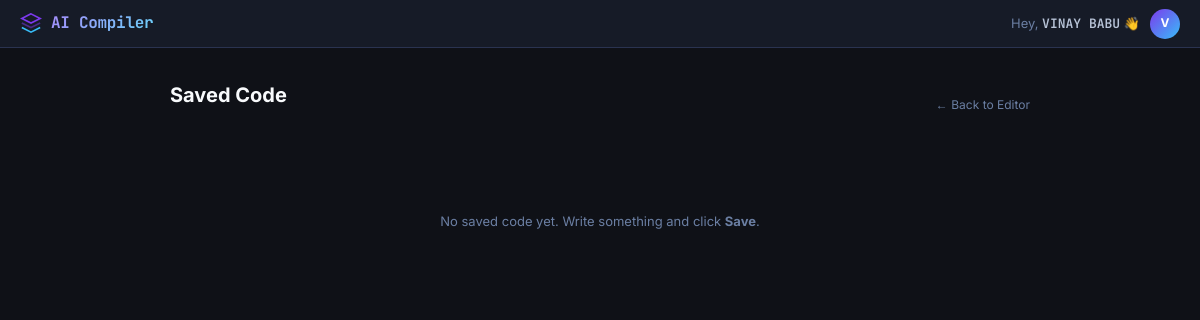
The app's page /history (signed in), older data.
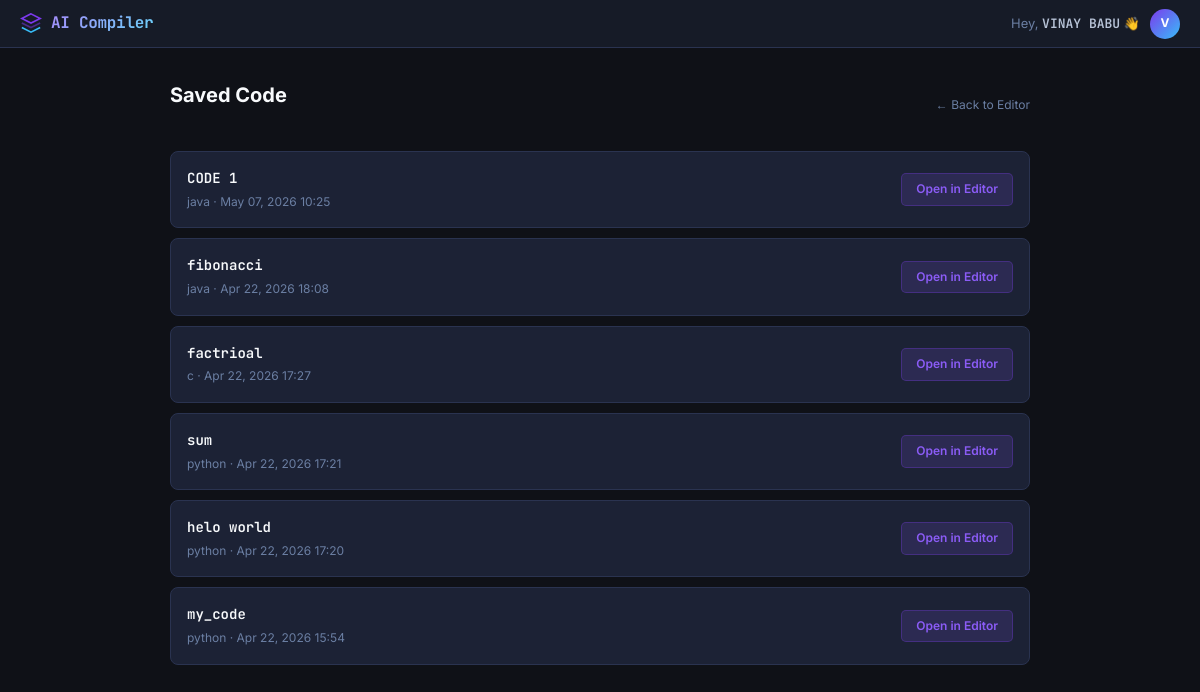
The same page, newer data.
### app/models.py (models this page shows)
class User(db.Model, UserMixin):
    id = db.Column(db.Integer, primary_key=True)
    username = db.Column(db.String(150), unique=True, nullable=False)
    password = db.Column(db.String(150), nullable=False)
    saved_codes = db.relationship('CodeHistory', backref='author', lazy=True)

class CodeHistory(db.Model):
    id = db.Column(db.Integer, primary_key=True)
    filename = db.Column(db.String(100), nullable=False)
    content = db.Column(db.Text, nullable=False)
    language = db.Column(db.String(20), nullable=False)
    timestamp = db.Column(db.DateTime, default=datetime.utcnow)
    user_id = db.Column(db.Integer, db.ForeignKey('user.id'), nullable=False)

### app/compiler.py (the view)
@compiler.route('/history')
@login_required
def history():
    user_codes = CodeHistory.query.filter_by(user_id=current_user.id).order_by(CodeHistory.timestamp.desc()).all()
    return render_template('history.html', codes=user_codes)

### app/templates/history.html
{% extends "base.html" %}
{% block content %}
<div class="history-shell">
<div class="history-container">
    <div style="display:flex;align-items:center;justify-content:space-between;margin-bottom:20px;">
        <div class="history-title">Saved Code</div>
        <a href="{{ url_for('compiler.index') }}" style="font-size:12px;color:var(--text-3);text-decoration:none;">
            ← Back to Editor
        </a>
    </div>
    <div class="history-grid">
        {% for code in codes %}
        <div class="history-card">
            <div>
                <div class="history-card-name">{{ code.filename }}</div>
                <div class="history-card-meta">{{ code.language }} · {{ code.timestamp.strftime('%b %d, %Y  %H:%M') }}</div>
            </div>
            <a href="/?load={{ code.id }}" class="history-card-load">Open in Editor</a>
        </div>
        {% else %}
        <div style="text-align:center;padding:60px 0;color:var(--text-3);font-size:13px;">
            No saved code yet. Write something and click <strong>Save</strong>.
        </div>
        {% endfor %}
    </div>
</div>
</div>
{% endblock %}

### app/templates/base.html (shortened to what this page needs)
<!DOCTYPE html>
<html lang="en">
<head>
    <link rel="stylesheet" href="{{ url_for('static', filename='style.css') }}">
</head>
<body>
<nav class="navbar">
    <div class="nav-left">
        <a href="/" class="nav-logo">
            <svg width="22" height="22" viewBox="0 0 24 24" fill="none">
                <path d="M12 2L2 7l10 5 10-5-10-5z" stroke="#7c3aed" stroke-width="1.8" fill="none"/>
                <path d="M2 17l10 5 10-5" stroke="#38bdf8" stroke-width="1.8" fill="none"/>
                <path d="M2 12l10 5 10-5" stroke="#7c3aed" stroke-width="1.8" fill="none" opacity="0.5"/>
            </svg>
            <span class="nav-logo-text">AI Compiler</span>
        </a>
    </div>
    <div class="nav-right">
        {% if current_user.is_authenticated %}
            <span class="nav-greeting">Hey, <span class="nav-greeting-name">{{ current_user.username }}</span> 👋</span>
            <div class="avatar-wrap" id="avatarWrap">
                <div class="avatar" id="avatarBtn">
                    {{ current_user.username[0] | upper }}
                </div>
            </div>
        {% else %}
            <a href="{{ url_for('auth.login') }}" class="nav-link">Login</a>
            <a href="{{ url_for('auth.register') }}" class="nav-btn">Sign Up</a>
        {% endif %}
    </div>
</nav>
{% block content %}{% endblock %}
</body>
</html>

### app/static/style.css (style rules this page uses)
:root { --bg: #0f1117; --surface-1: #161b27; --surface-2: #1c2235; --surface-3: #232b42; --border: #2a3350; --border-hi: #3a4668; --violet: #8b5cf6; --violet-lo: rgba(139, 92, 246, 0.15); --cyan: #38bdf8; --cyan-lo: rgba(56, 189, 248, 0.12); --green: #34d399; --red: #f87171; --amber: #fbbf24; --pink: #f472b6; --text-1: #f8fafc; --text-2: #b8c4d8; --text-3: #6b7fa3; --syn-keyword: #d4a4fb; --syn-def: #67d2f8; --syn-string: #6ee7b7; --syn-number: #fdba74; --syn-comment: #4a6080; --nav-h: 48px; --radius: 8px; --radius-sm: 5px; }
*, *::before, *::after { box-sizing: border-box; margin: 0; padding: 0; }
html, body { height: 100%; overflow: hidden; }
body { background: var(--bg); color: var(--text-1); font-family: 'Inter', system-ui, sans-serif; font-size: 15px; line-height: 1.55; -webkit-font-smoothing: antialiased; }
.navbar { height: var(--nav-h); display: flex; align-items: center; justify-content: space-between; padding: 0 20px; background: var(--surface-1); border-bottom: 1px solid var(--border); position: relative; z-index: 100; }
.nav-logo { display: flex; align-items: center; gap: 9px; text-decoration: none; }
.nav-logo-text { font-family: 'JetBrains Mono', monospace; font-weight: 700; font-size: 16px; background: linear-gradient(135deg, #a78bfa 0%, #67d2f8 100%); -webkit-background-clip: text; -webkit-text-fill-color: transparent; background-clip: text; letter-spacing: -0.3px; }
.nav-left, .nav-right { display: flex; align-items: center; gap: 6px; }
.nav-greeting { font-size: 13px; color: var(--text-3); font-weight: 400; margin-right: 4px; white-space: nowrap; }
.nav-greeting-name { font-weight: 600; color: var(--text-2); font-family: 'JetBrains Mono', monospace; }
.avatar-wrap { position: relative; }
.avatar { width: 30px; height: 30px; border-radius: 50%; background: linear-gradient(135deg, #7c3aed, #38bdf8); color: #fff; font-size: 12px; font-weight: 700; display: flex; align-items: center; justify-content: center; cursor: pointer; user-select: none; transition: box-shadow 0.2s; font-family: 'Inter', sans-serif; }
.history-shell { height: calc(100vh - var(--nav-h)); overflow-y: auto; background: var(--bg); padding: 32px 24px; }
.history-container { max-width: 860px; margin: 0 auto; }
.history-title { font-size: 20px; font-weight: 700; color: var(--text-1); margin-bottom: 20px; }
.history-grid { display: flex; flex-direction: column; gap: 10px; }
.history-card { background: var(--surface-2); border: 1px solid var(--border); border-radius: var(--radius); padding: 16px; display: flex; align-items: center; justify-content: space-between; transition: border-color 0.15s; }
.history-card-name { font-family: 'JetBrains Mono', monospace; font-size: 14px; font-weight: 600; color: var(--text-1); }
.history-card-meta { font-size: 12px; color: var(--text-3); margin-top: 3px; }
.history-card-load { padding: 6px 14px; background: var(--violet-lo); color: var(--violet); border: 1px solid rgba(124, 58, 237, 0.3); border-radius: var(--radius-sm); font-size: 12px; font-weight: 600; text-decoration: none; transition: background 0.15s; white-space: nowrap; }

Row changes from the older to the newer data that the page shows:
added CodeHistory: filename "CODE 1", language "java", timestamp "May 07, 2026 10:25"
added CodeHistory: filename "fibonacci", language "java", timestamp "Apr 22, 2026 18:08"
added CodeHistory: filename "factrioal", language "c", timestamp "Apr 22, 2026 17:27"
added CodeHistory: filename "sum", language "python", timestamp "Apr 22, 2026 17:21"
added CodeHistory: filename "helo world", language "python", timestamp "Apr 22, 2026 17:20"
added CodeHistory: filename "my_code", language "python", timestamp "Apr 22, 2026 15:54"
Text that changed along with them:
text no longer shown: "No saved code yet. Write something and click Save ."
